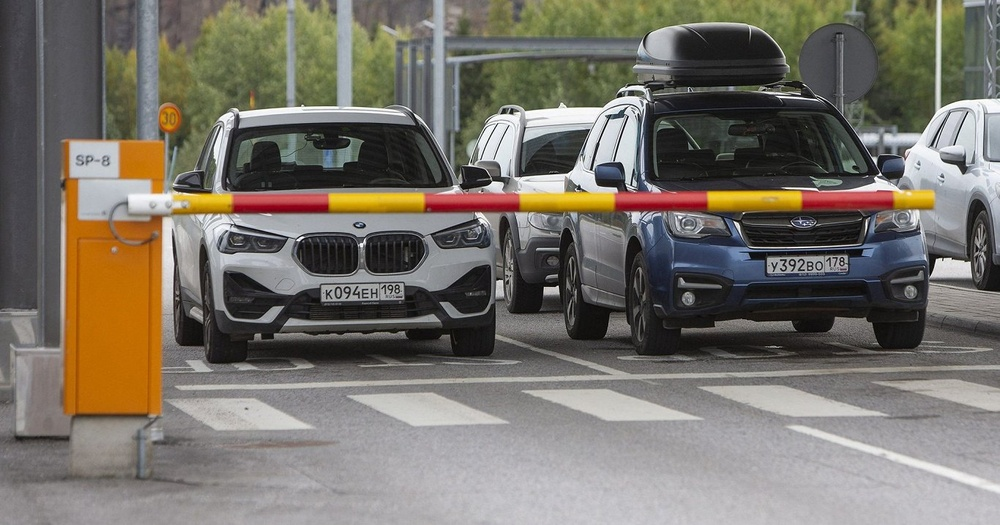
#> input picture plate number detection project/car12.jpg, 1000 x 525 px, shrunk from 1366 x 717 before the run
$ python readimage.py
#> lines starting #> are read from the running program, lines starting #| are printed output that depends on the picture; after the words box and inside, x2 and y2 are one past the last pixel; in counts of white or black regions, pixels touching at a corner belong together
import cv2
import numpy as np

# Load the Haar Cascade for number plate detection
numberPlateCascade = cv2.CascadeClassifier(cv2.data.haarcascades + "haarcascade_russian_plate_number.xml")

# Read the input image
img = cv2.imread('car12.jpg')
#> img is the input picture: shape (525, 1000, 3); mean B, G, R 105.3, 114.4, 119.6

# Convert the image to grayscale
gray = cv2.cvtColor(img, cv2.COLOR_BGR2GRAY)
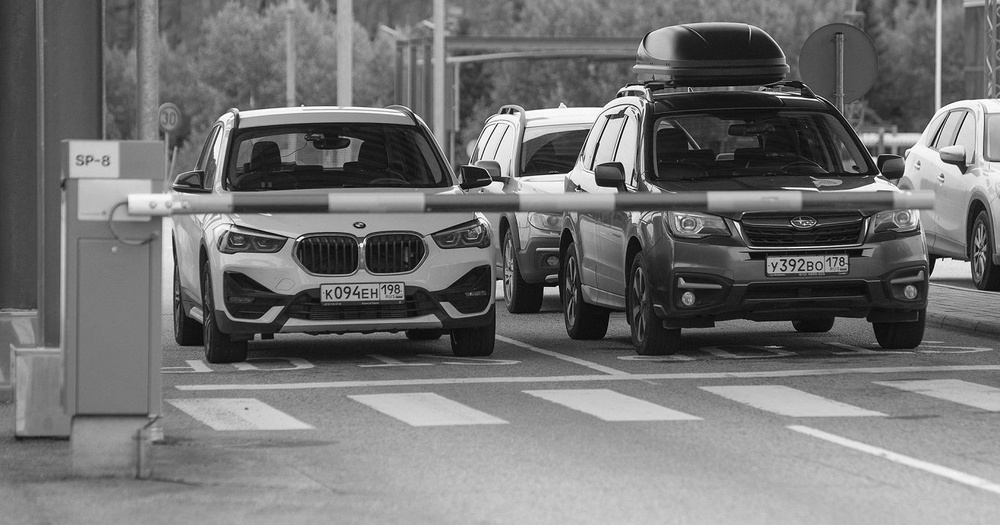
#> gray: shape (525, 1000); min 0, max 255, mean 114.9

# Display the grayscale image
cv2.imshow('Grayscale', gray)

# Apply binary thresholding to the grayscale image
_, binary = cv2.threshold(gray, 120, 255, cv2.THRESH_BINARY)
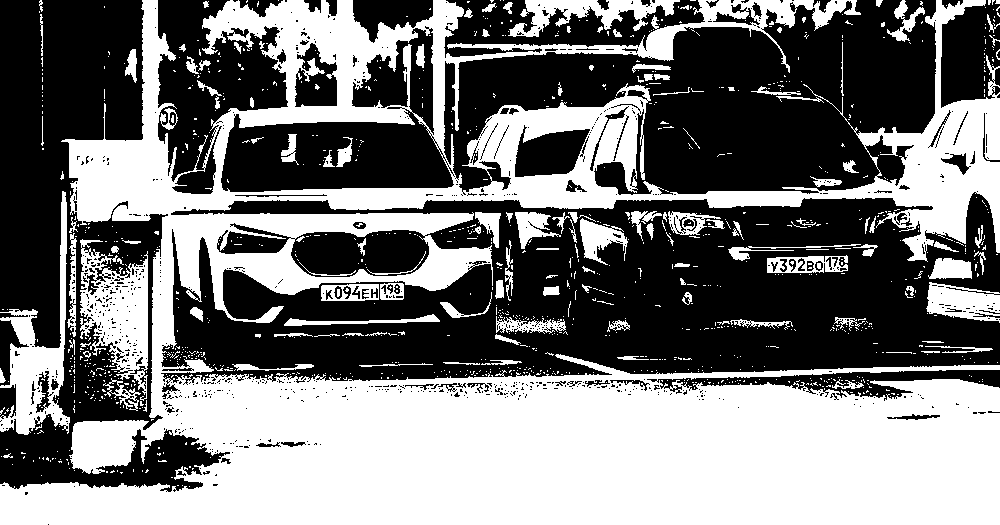
#> binary: shape (525, 1000); 47% white; 1118 white regions (983 under 20 px), largest, box (x1, y1, x2, y2) and area: (0, 0, 1000, 525) 211687, (80, 239, 148, 401) 5649, (0, 191, 70, 435) 5301

# Display the binary image
cv2.imshow('Binary', binary)

# Apply bilateral filter to reduce noise while keeping edges sharp
bilateral = cv2.bilateralFilter(img, 9, 75, 75)

# Convert the bilateral-filtered image to grayscale for edge detection
gray_bilateral = cv2.cvtColor(bilateral, cv2.COLOR_BGR2GRAY)

# Use Canny edge detection
edges = cv2.Canny(gray_bilateral, 100, 200)
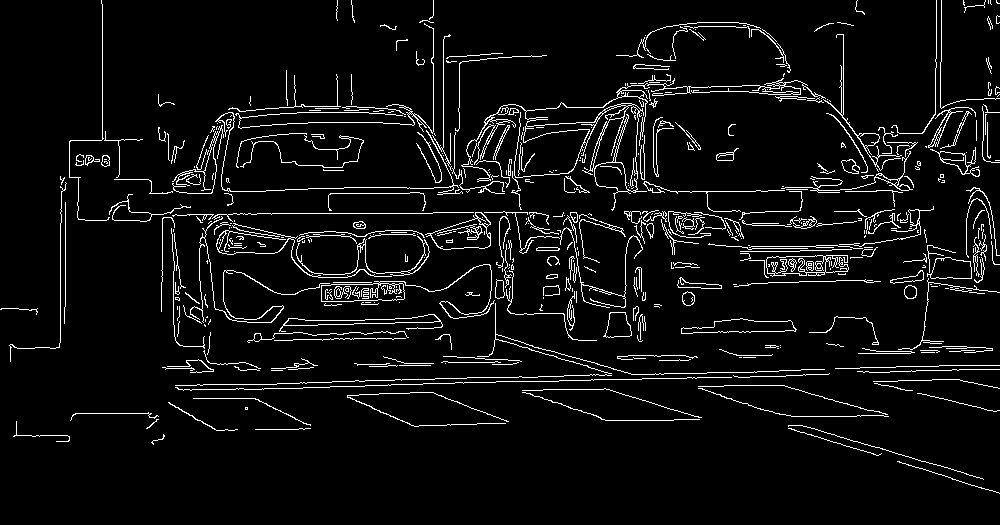
#> edges: shape (525, 1000); 5.6% white in thin lines or dots

# Display the edges detected by Canny
cv2.imshow('Edges', edges)

# Use Hough Line Transform to detect lines on the edges
lines = cv2.HoughLinesP(edges, 1, np.pi / 180, 200, minLineLength=50, maxLineGap=10)
#> lines = [[405, 384, 518, 381], [233, 213, 432, 213], [618, 191, 767, 191], [319, 285, 378, 303], [911, 370, 999, 369], [918, 366, 974, 365], [495, 338, 610, 373], [719, 372, 800, 370], [752, 225, 832, 224], [320, 235, 448, 233], [768, 282, 835, 281]]

# Draw the detected lines (if any)
if lines is not None:
    for line in lines:
        x1, y1, x2, y2 = line[0]
        cv2.line(img, (x1, y1), (x2, y2), (0, 200, 0), 1)
#> this loop made 11 passes
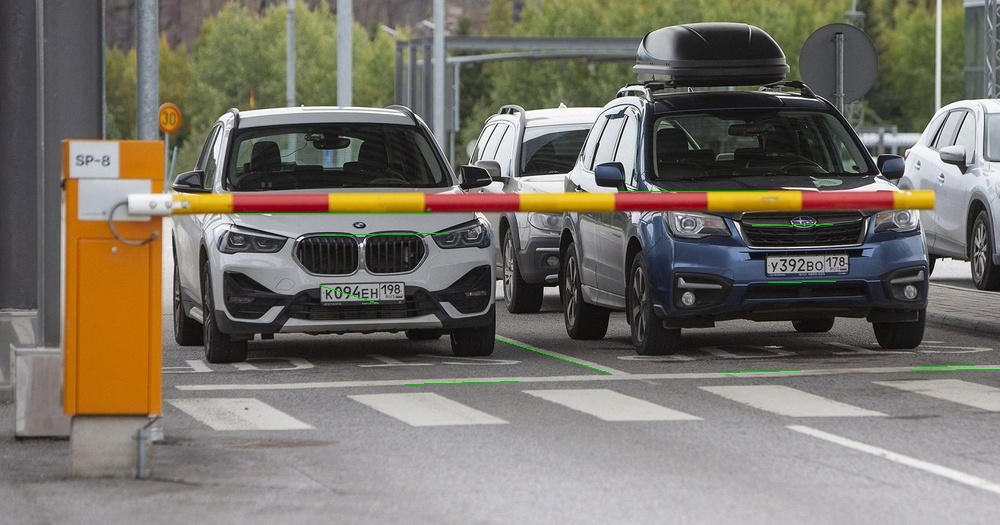
#> img: shape (525, 1000, 3); 0.22% of pixels changed, all inside (x1, y1, x2, y2) = (233, 191, 1000, 385)

# Detect plates using the Haar Cascade classifier
plates = numberPlateCascade.detectMultiScale(gray, scaleFactor=1.2, minNeighbors=5, minSize=(5, 5))
#> plates = [[745, 243, 115, 39], [311, 274, 101, 34]]

# percentage of the box you want to discard on each side
MARGIN_X = 0.10   # 10 % from left & right
MARGIN_Y = 0.20   # 15 % from top & bottom

for (x, y, w, h) in plates:
    # --- shrink the rectangle -------------------------------------------
    x1 = int(x + MARGIN_X * w)            # left
    y1 = int(y + MARGIN_Y * h)            # top
    x2 = int(x + w - MARGIN_X * w)        # right
    y2 = int(y + h - MARGIN_Y * h)        # bottom
    # guard against negative values (edge cases)
    x1, y1 = max(0, x1), max(0, y1)

    # ---------------------------------------------------------------------
    # draw the tighter rectangle (red, 2‑pixel thick)
    cv2.rectangle(img, (x1, y1), (x2, y2), (0, 0, 255), 2)

    # optional: crop this cleaner ROI for OCR or further processing
    plate_roi = img[y1:y2, x1:x2]
#> this loop made 2 passes
#> (x, y, w, h, x1, y1, x2, y2) on passes 1 to 2: (745, 243, 115, 39, 756, 250, 848, 274), (311, 274, 101, 34, 321, 280, 401, 301)
#> pass 1, `plate_roi = img[y1:y2, x1:x2]`:
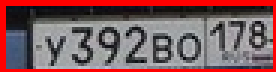
#> plate_roi: shape (24, 92, 3) (shown 3 times larger); mean B, G, R 92.5, 89.4, 127.5
#> pass 2, `plate_roi = img[y1:y2, x1:x2]`:
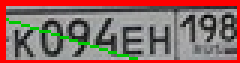
#> plate_roi: shape (21, 80, 3) (shown 3 times larger); mean B, G, R 100.2, 104.9, 143.5
#> after the loop:
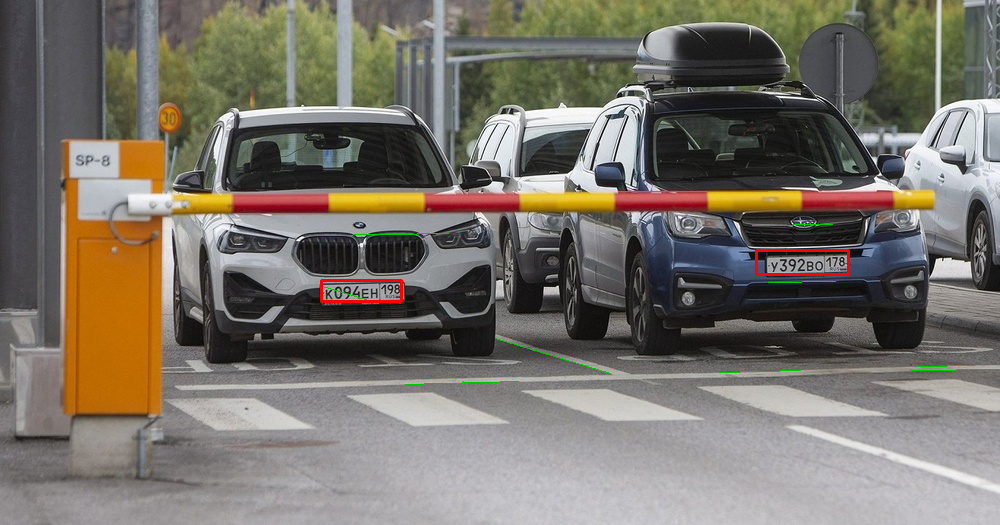
#> img: shape (525, 1000, 3); 0.25% of pixels changed, all inside (x1, y1, x2, y2) = (320, 249, 850, 303)
    # ...do whatever you need with plate_roi...

# Display the final detection with the plates highlighted
cv2.imshow('Plate Detection', img)

# Wait for key press to close all windows
if cv2.waitKey(0) & 0xFF == ord('q'):
#> (key q is pressed here)
    cv2.destroyAllWindows()
